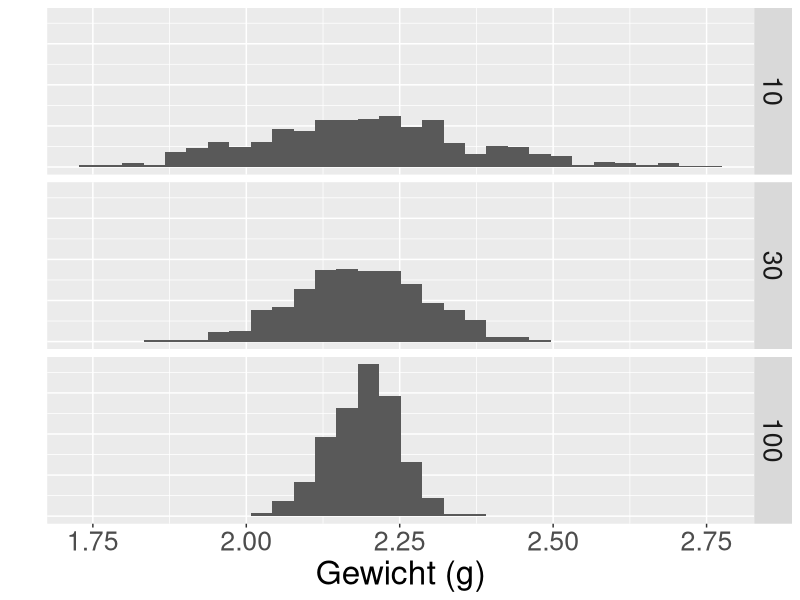

The R script that drew this image:
# Packages
library(tidyverse)
# Import data
df <- read_csv("../data/MMs.csv")
df$Farbe <- as_factor(df$Farbe)
df$ID <- as_factor(df$ID)
# Overall mean weight
m <- mean(df$Gewicht, na.rm = T)
# Overall color probabilities
prob_all <- df |>                     # keep only rows where a colour is recorded
  filter(!is.na(Farbe)) |>            
  count(Farbe, name = "n") |>         # how many times each colour occurs
  mutate(
    total    = sum(n),                 # total number of non‑NA colour observations
    prob     = n / total,              # P(colour)
    prob_not = 1 - prob                # complementary probability
  ) |>
  select(Farbe, n, prob, prob_not)
# Reshape color probabilities
prob_long <- prob_all |>
  pivot_longer(
    cols = c(prob, prob_not),
    names_to = "type",
    values_to = "value"
  ) |>
  mutate(
    type = factor(type,
                  ## levels = c("prob", "prob_not"),
                  ## labels = c("P(Farbe)", "1–P(Farbe)"))
                  levels = c("prob_not", "prob"),
                  labels = c("1–P(Farbe)", "P(Farbe)"))
  )
# Draw samples
set.seed(33)
nA <- 10 # number of items to draw for sample A
nB <- 30 # number of items to draw for sample B
nC <- 100 # number of items to draw for sample C
samples <- 1:500 # number of samples to draw
weightdf <- data.frame()
colordf <- data.frame()
for (i in samples) {
  rowsA <- sample(1:nrow(df), nA)
  rowsB <- sample(1:nrow(df), nB)
  rowsC <- sample(1:nrow(df), nC)
  dfA <- df[rowsA,]
  dfB <- df[rowsB,]
  dfC <- df[rowsC,]
  meanAdf <- data.frame(Gewicht=mean(dfA$Gewicht, na.rm = T), n=nA)
  meanBdf <- data.frame(Gewicht=mean(dfB$Gewicht, na.rm = T), n=nB)
  meanCdf <- data.frame(Gewicht=mean(dfC$Gewicht, na.rm = T), n=nC)
  meandf <- bind_rows(meanAdf, meanBdf, meanCdf)
  meandf$Ziehung <- i
  weightdf <- bind_rows(weightdf,meandf)
  probA <- dfA |>                     # keep only rows where a colour is recorded
    filter(!is.na(Farbe)) |>            
    count(Farbe, name = "n") |>         # how many times each colour occurs
    mutate(
      total    = sum(n),                 # total number of non‑NA colour observations
      prob     = n / total,              # P(colour)
      prob_not = 1 - prob                # complementary probability
    ) |>
    select(Farbe, n, prob, prob_not)
  probA$n <- nA
  probB <- dfB |>                     # keep only rows where a colour is recorded
    filter(!is.na(Farbe)) |>            
    count(Farbe, name = "n") |>         # how many times each colour occurs
    mutate(
      total    = sum(n),                 # total number of non‑NA colour observations
      prob     = n / total,              # P(colour)
      prob_not = 1 - prob                # complementary probability
    ) |>
    select(Farbe, n, prob, prob_not)
  probB$n <- nB
  probC <- dfC |>                     # keep only rows where a colour is recorded
    filter(!is.na(Farbe)) |>            
    count(Farbe, name = "n") |>         # how many times each colour occurs
    mutate(
      total    = sum(n),                 # total number of non‑NA colour observations
      prob     = n / total,              # P(colour)
      prob_not = 1 - prob                # complementary probability
    ) |>
    select(Farbe, n, prob, prob_not)
  probC$n <- nC
  probdf <- bind_rows(probA,probB,probC)
  probdf$Ziehung <- i
  colordf <- bind_rows(colordf,probdf)
}
p1 <- weightdf |>
  ggplot(aes(x=Gewicht)) +
  geom_histogram(aes(y = ..density..)) +
  labs(x="Gewicht (g)",
       y="") +
  theme(text = element_text(size = 24),
        axis.text.y = element_blank(),
        axis.ticks.y = element_blank()) +
  facet_grid(vars(n))
